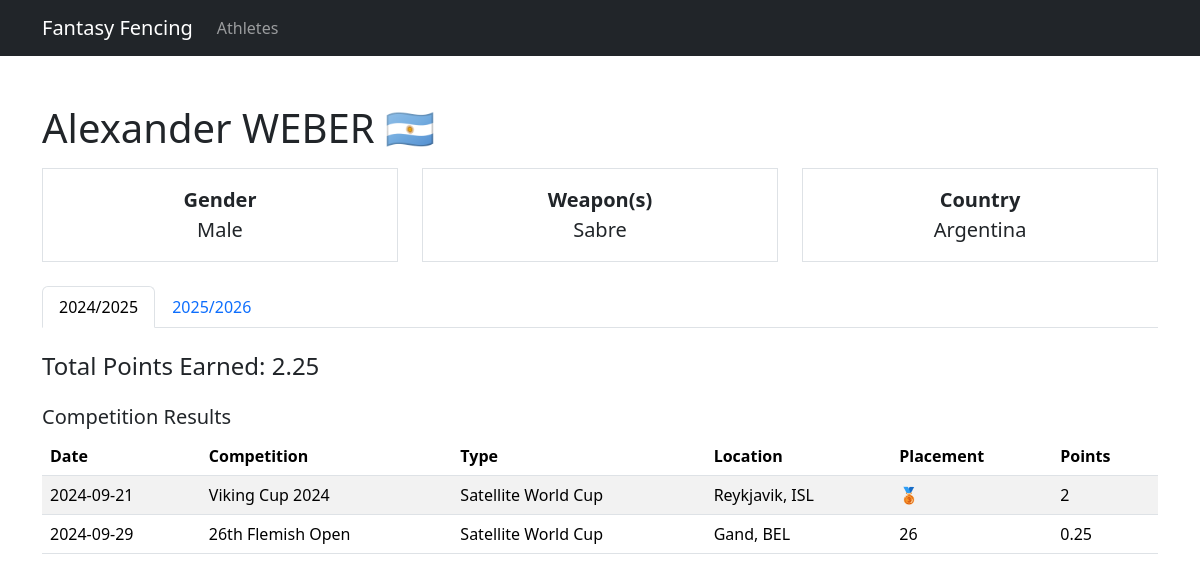
Screenshot of /frontend/php/athlete.php?id=3879 with the database file from the repository.
### tables this page shows
CREATE TABLE IF NOT EXISTS athletes (
    	id INT PRIMARY KEY,
    	name VARCHAR(100) NOT NULL,
    	firstName VARCHAR(50) NOT NULL,
    	lastName VARCHAR(50) NOT NULL,
    	gender ENUM('male', 'female') NOT NULL,
    	nationality CHAR(3) NOT NULL,
    	weapon ENUM('sabre', 'epee', 'foil') NOT NULL,
    	weapon2 ENUM('sabre', 'epee', 'foil') DEFAULT NULL,
    	isActive BOOLEAN DEFAULT FALSE
);

CREATE TABLE IF NOT EXISTS athleteSeasonPoints (
    	athleteId INT NOT NULL,
    	season INT NOT NULL,
    	weapon ENUM('sabre', 'epee', 'foil') NOT NULL,
    	points DOUBLE NOT NULL DEFAULT 0,
    	PRIMARY KEY (athleteId, season, weapon),
    	FOREIGN KEY (athleteId) REFERENCES athletes(id) ON DELETE CASCADE
);

CREATE TABLE IF NOT EXISTS competitionResults (
    	season INT NOT NULL,
    	competitionId INT NOT NULL,
    	athleteId INT NOT NULL,
    	finished INT NOT NULL,
    	points DOUBLE NOT NULL,
    	PRIMARY KEY (competitionId, season, athleteId),
    	FOREIGN KEY (competitionId, season) REFERENCES competitions(competitionId, season) ON DELETE CASCADE,
   	FOREIGN KEY (athleteId) REFERENCES athletes(id) ON DELETE CASCADE
);

CREATE TABLE IF NOT EXISTS competitions (
    	season INT NOT NULL,
    	competitionId INT NOT NULL,
    	name VARCHAR(100) NOT NULL,
    	category VARCHAR(5) NOT NULL,
    	weapon ENUM('sabre', 'epee', 'foil') NOT NULL,
   	gender ENUM('male', 'female') NOT NULL,
    	country CHAR(3) NOT NULL,
    	location VARCHAR(50) NOT NULL,
    	startDate DATE NOT NULL,
    	endDate DATE,
    	PRIMARY KEY (competitionId, season) 
);

### backend/php/databaseFunctions.php (called while the page is built, shortened)
<?php
function getAthleteInfo($athleteId) {
    	$db = dbConnect();
    	$stmt = $db->prepare("SELECT firstName, lastName, gender, nationality FROM athletes WHERE id = ?");
    	$stmt->bind_param("i", $athleteId);
    	$stmt->execute();
    	$result = $stmt->get_result();
    	$athlete = $result->fetch_assoc();
    	return $athlete;
}
function getAthleteWeapons($athleteId) {
    	$db = dbConnect();
    	$stmt = $db->prepare("SELECT weapon, weapon2 FROM athletes WHERE id = ?");
    	$stmt->bind_param("i", $athleteId);
    	$stmt->execute();
    	$result = $stmt->get_result()->fetch_assoc();
    	$weapons = array_filter([$result['weapon'], $result['weapon2']]);
    	return $weapons;
}
function getTotalPoints($athleteId, $season, $weapon) {
    	$db = dbConnect();
    	$stmt = $db->prepare("SELECT points FROM athleteSeasonPoints WHERE athleteId = ? AND season = ? AND weapon = ?");
    	$stmt->bind_param("iis", $athleteId, $season, $weapon);
    	$stmt->execute();
    	$stmt->bind_result($points);
    	return $points ?: 0;
}
function getCompetitionResults($athleteId, $season, $weapon) {
    	$db = dbConnect();
    	$query = "
        	SELECT cr.points, cr.finished, c.name, c.category, c.location, c.country, c.startDate
        	FROM competitionResults cr
        	JOIN competitions c ON cr.competitionId = c.competitionId AND cr.season = c.season
        	WHERE cr.athleteId = ? AND cr.season = ? AND c.weapon = ?
        	ORDER BY c.startDate ASC
    	";
    	$stmt = $db->prepare($query);
    	$stmt->bind_param("iis", $athleteId, $season, $weapon);
    	$stmt->execute();
    	$result = $stmt->get_result();
    	$results = [];
    	while ($row = $result->fetch_assoc()) {
        	$results[] = $row;
    	}
    	return $results;
}
?>

### backend/php/otherFunctions.php (called while the page is built, shortened)
<?php
function getFlagEmoji($countryCode) {
    	$firstLetter = mb_convert_encoding('&#' . (127397 + ord($countryCode[0])) . ';', 'UTF-8', 'HTML-ENTITIES');
    	$secondLetter = mb_convert_encoding('&#' . (127397 + ord($countryCode[1])) . ';', 'UTF-8', 'HTML-ENTITIES');
    	return $firstLetter . $secondLetter;
}
?>

### backend/php/dataArrays.php (called while the page is built, shortened)
<?php
$competitionCategories = [
    	"SA" => "Satellite World Cup",
    	"A" => "World Cup",
    	"GP" => "Grand Prix",
    	"CHZ" => "Zonal Championships",
    	"CHM" => "World Championships",
    	"JO" => "Olympic Games"
];
$seasons = [
    	'2025' => '2024/2025',
    	'2026' => '2025/2026'
];
?>

### frontend/php/athlete.php (the view, shortened to what this page needs)
<?php
include 'header.php';
include '../../backend/php/dataArrays.php';
include '../../backend/php/databaseFunctions.php';
include '../../backend/php/otherFunctions.php';
$athleteId = $_GET['id'];
$season = $_GET['season'] ?? '2025';
$athlete = getAthleteInfo($athleteId);
$availableWeapons = getAthleteWeapons($athleteId);
$weapon = $_GET['weapon'] ?? $availableWeapons[0];
$totalPoints = getTotalPoints($athleteId, $season, $weapon);
$results = getCompetitionResults($athleteId, $season, $weapon);
$twoLetterCountryCode = $countryCodeMap[$athlete['nationality']] ?? '';
$flagEmoji = $twoLetterCountryCode ? getFlagEmoji($twoLetterCountryCode) : '';
?>
<body>
    	<div class="container mt-5">
        	<h1>
            		<?= htmlspecialchars($athlete['firstName'] . ' ' . $athlete['lastName']) ?>
            		<?= $flagEmoji ?>
        	</h1>
        	<div class="row mt-3 text-center">
            		<div class="col-md-4">
                		<div class="border p-3" style="font-size: 1.25rem;">
                    			<strong>Gender</strong><br>
                    			<?= ucfirst($athlete['gender']) ?>
                		</div>
            		</div>
            		<div class="col-md-4">
                		<div class="border p-3" style="font-size: 1.25rem;">
                    			<strong>Weapon(s)</strong><br>
                    			<?= htmlspecialchars(implode('/', array_map('ucfirst', $availableWeapons))) ?>
                		</div>
            		</div>
            		<div class="col-md-4">
                		<div class="border p-3" style="font-size: 1.25rem;">
                    			<strong>Country</strong><br>
                    			<?= htmlspecialchars($validCountryCodes[$athlete['nationality']] ?? $athlete['nationality']) ?>
                		</div>
            		</div>
        	</div>
        	<ul class="nav nav-tabs mt-4" id="seasonTab" role="tablist">
            		<?php foreach ($seasons as $seasonCode => $seasonName): ?>
                		<li class="nav-item" role="presentation">
                    			<a class="nav-link <?= $seasonCode == $season ? 'active' : '' ?>" href="?id=<?= $athleteId ?>&season=<?= $seasonCode ?>&weapon=<?= $weapon ?>"><?= $seasonName ?></a>
                		</li>
            		<?php endforeach; ?>
        	</ul>
        	<h4 class="mt-4">Total Points Earned: <?= htmlspecialchars($totalPoints) ?></h4>
        	<h5 class="mt-4">Competition Results</h5>
        	<table class="table table-striped">
            		<thead>
                		<tr>
                    			<th>Date</th>
				   	<th>Competition</th>
				    	<th>Type</th>
				    	<th>Location</th>
				    	<th>Placement</th>
				    	<th>Points</th>
                		</tr>
            		</thead>
		    	<tbody>
				<?php foreach ($results as $result): ?>
				    	<tr>
				        	<td><?= htmlspecialchars($result['startDate']) ?></td>
				        	<td><?= htmlspecialchars($result['name']) ?></td>
				        	<td><?= htmlspecialchars($competitionCategories[$result['category']] ?? $result['category']) ?></td>
				        	<td><?= htmlspecialchars($result['location'] . ', ' . $result['country']) ?></td>
				        	<td><?= $result['finished'] == 1 ? '🥇' : ($result['finished'] == 2 ? '🥈' : ($result['finished'] == 3 ? '🥉' : htmlspecialchars($result['finished'])))?></td>
				        	<td><?= htmlspecialchars($result['points']) ?></td>
				    	</tr>
				<?php endforeach; ?>
		    	</tbody>
        	</table>
    	</div>
</body>
</html>

### rows the page displays
athletes: firstName+lastName "Alexander WEBER", nationality "🇦🇷", gender "Male", weapon+weapon2 "Sabre", nationality "Argentina", totalPoints "2.25"
competitionresults: competitions.startDate "2024-09-21", competitions.name "Viking Cup 2024", competitions.category "Satellite World Cup", competitions.location+country "Reykjavik, ISL", points "2"
competitionresults: competitions.startDate "2024-09-29", competitions.name "26th Flemish Open", competitions.category "Satellite World Cup", competitions.location+country "Gand, BEL", finished "26", points "0.25"

### other values shown
$seasonName "2024/2025"
$seasonName "2025/2026"
